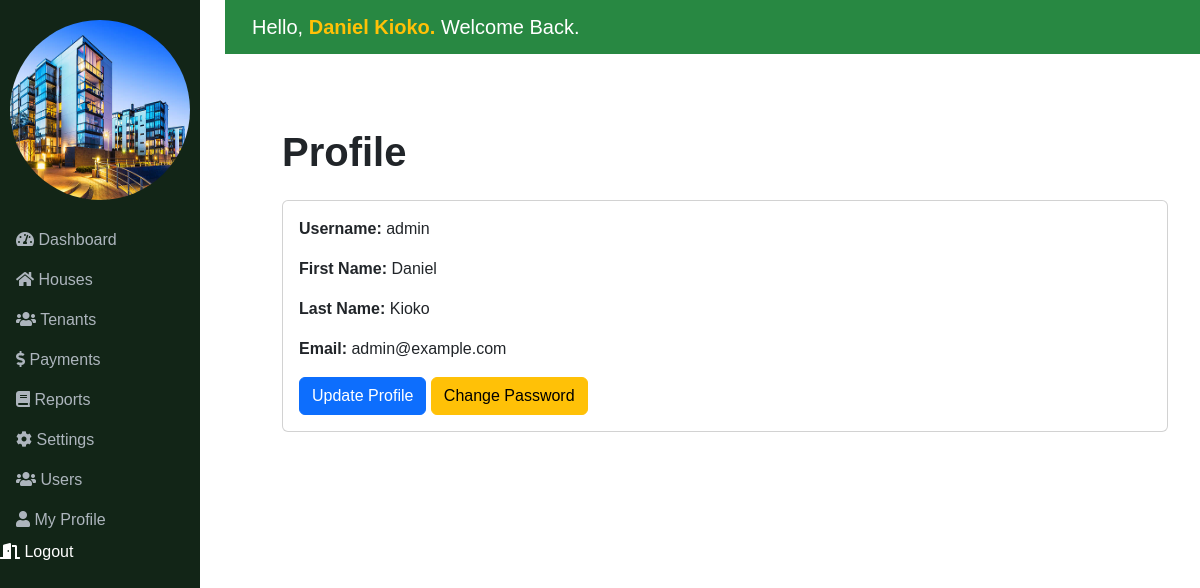
Page /rentals/profile/ (signed in) on the committed database.
### authentication/models.py (models this page shows, shortened)
class User(AbstractUser):
    email = models.EmailField(unique=True)
    USERNAME_FIELD = 'email'
    REQUIRED_FIELDS = ['username']  # Username is still required

### rentals/views.py (the view)
# urls.py: path('profile/', MyProfileView.as_view(), name='profile'),
class MyProfileView(LoginRequiredMixin, TemplateView):
    template_name = 'profile.html'
    def get_context_data(self, **kwargs):
        context = super().get_context_data(**kwargs)
        context['user'] = self.request.user  # Pass the logged-in user to the template
        return context

### rentals/templates/profile.html
{% extends 'base.html' %}
{% block content %}
<div class="container mt-5">
    <h1 class="mb-4"><b>Profile</b></h1>
    <div class="card">
        <div class="card-body">
            <p class="card-text"><strong>Username:</strong> {{ user.username }}</p>
            <p class="card-text"><strong>First Name:</strong> {{ user.first_name }}</p>
            <p class="card-text"><strong>Last Name:</strong> {{ user.last_name }}</p>
            <p class="card-text"><strong>Email:</strong> {{ user.email }}</p>
            <a href="{% url 'rentals:update_profile' %}" class="btn btn-primary">Update Profile</a>
            <a href="{% url 'rentals:change_password' %}" class="btn btn-warning">Change Password</a>
        </div>
    </div>
</div>
{% endblock %}

### rentals/templates/base.html (shortened to what this page needs)
<!DOCTYPE html>
<html lang="en">
<head>
    <link href="https://cdn.jsdelivr.net/npm/bootstrap@5.3.0-alpha1/dist/css/bootstrap.min.css" rel="stylesheet">
    <link href="https://cdnjs.cloudflare.com/ajax/libs/font-awesome/5.15.4/css/all.min.css" rel="stylesheet">
    {% load static %}
</head>
<body>
    <nav class="sidebar col-md-3 col-lg-2 d-md-block">
        <div class="logo">
            <img src="{% static "images/logo.png" %}" alt="Logo">
        </div>
        <ul class="nav flex-column">
            <li class="nav-item">
                <a class="nav-link" href="{% url "rentals:dashboard" %}"><i class="fas fa-tachometer-alt fa-1x"></i> Dashboard</a>
            </li>
            <li class="nav-item">
                <a class="nav-link" href="{% url "rentals:houses" %}"><i class="fas fa-home fa-1x"></i> Houses</a>
            </li>
            <li class="nav-item">
                <a class="nav-link" href="{% url "rentals:tenants" %}"><i class="fas fa-users fa-1x"></i> Tenants</a>
            </li>
            <li class="nav-item">
                <a class="nav-link" href="{% url "rentals:payments" %}"><i class="fas fa-dollar-sign fa-1x"></i> Payments</a>
            </li>
            <li class="nav-item">
                <a class="nav-link" href="{% url "rentals:reports" %}"><i class="fas fa-book fa-1x"></i> Reports</a>
            </li>
            <li class="nav-item">
                <a class="nav-link" href="{% url "rentals:settings" %}"><i class="fas fa-cog fa-1x"></i> Settings</a>
            </li>
            <li class="nav-item">
                <a class="nav-link" href="{% url "rentals:users" %}"><i class="fas fa-users fa-1x"></i> Users</a>
            </li>
            <li class="nav-item">
                <a class="nav-link" href="{% url "rentals:profile" %}"><i class="fas fa-user fa-1x"></i> My Profile</a>
            </li>
            <li class="nav-item">
                <form method="post" action="{% url 'auth:logout' %}" style="display: inline;">
                    <button type="submit" class="nav-link" style="background: none; border: none; padding: 0; color: inherit; text-decoration: none;"> <i class="fas fa-door-open fa-1x"></i> Logout</button>
                </form>
            </li>
        </ul>
    </nav>
    <header class="header">
        <div class="container-fluid d-flex justify-content-between align-items-left">
            <h5 class="m-0">Hello, <b class="text-warning">{{ request.user.first_name }} {{ request.user.last_name }}. </b>Welcome Back.</h5>
        </div>
    </header>
    <main class="main-content">
        {% block content %}{% endblock %}
    </main>
</body>
</html>

### rentals/templates/base.html (style rules this page uses)
body { font-family: Arial, sans-serif; }
.sidebar { height: 100vh; position: fixed; top: 0; left: 0; background-color: rgb(18, 37, 23); color: #fff; }
.sidebar .nav-link { color: #adb5bd; }
.sidebar .logo { text-align: center; padding: 20px 0; }
.sidebar .logo img { width: 180px; height: 180px; border-radius: 50%; }
.header { background-color:rgb(40, 136, 66); color: #fff; padding: 15px; position: fixed; top: 0; left: 225px; right: 0; z-index: 1030; }
.main-content { margin-top: 60px; margin-left: 250px; padding: 20px; }

### rows in the picture
User: user.first_name "Daniel", user.last_name "Kioko", username "admin", first_name "Daniel", last_name "Kioko", email "admin@example.com"
